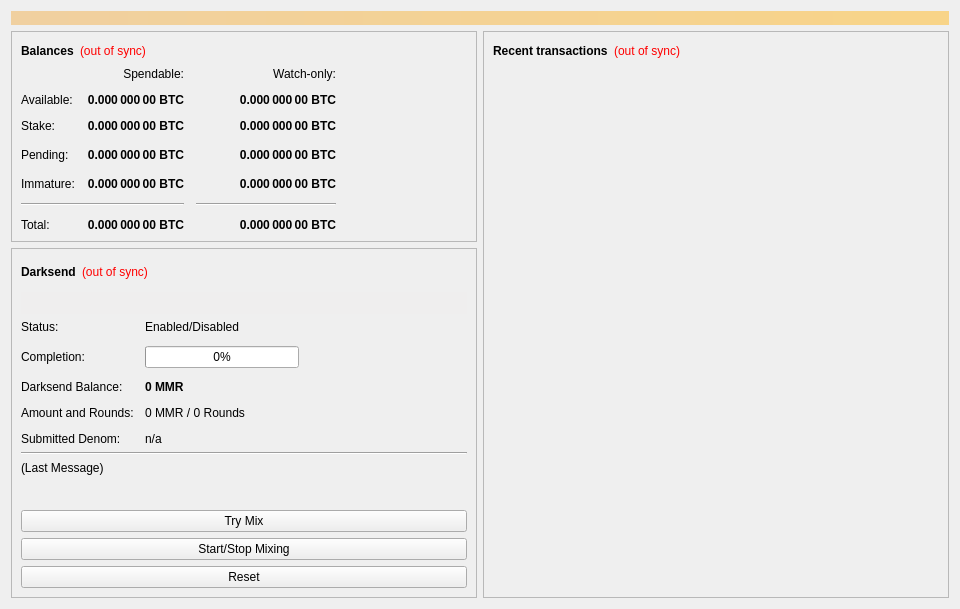
<?xml version="1.0" encoding="UTF-8"?>
<ui version="4.0">
 <class>OverviewPage</class>
 <widget class="QWidget" name="OverviewPage">
  <property name="geometry">
   <rect>
    <x>0</x>
    <y>0</y>
    <width>960</width>
    <height>594</height>
   </rect>
  </property>
  <property name="minimumSize">
   <size>
    <width>960</width>
    <height>0</height>
   </size>
  </property>
  <property name="windowTitle">
   <string>Form</string>
  </property>
  <layout class="QVBoxLayout" name="topLayout">
   <item>
    <widget class="QLabel" name="labelAlerts">
     <property name="visible">
      <bool>false</bool>
     </property>
     <property name="styleSheet">
      <string notr="true">background-color: qlineargradient(x1: 0, y1: 0, x2: 1, y2: 0, stop:0 #F0D0A0, stop:1 #F8D488); color:#000000;</string>
     </property>
     <property name="wordWrap">
      <bool>true</bool>
     </property>
     <property name="margin">
      <number>3</number>
     </property>
    </widget>
   </item>
   <item>
    <layout class="QHBoxLayout" name="horizontalLayout" stretch="1,1">
     <item>
      <layout class="QVBoxLayout" name="verticalLayout_2">
       <item>
        <widget class="QFrame" name="frame">
         <property name="frameShape">
          <enum>QFrame::StyledPanel</enum>
         </property>
         <property name="frameShadow">
          <enum>QFrame::Raised</enum>
         </property>
         <layout class="QVBoxLayout" name="verticalLayout_4">
          <item>
           <layout class="QHBoxLayout" name="horizontalLayout_4">
            <item>
             <widget class="QLabel" name="label_5">
              <property name="font">
               <font>
                <weight>75</weight>
                <bold>true</bold>
               </font>
              </property>
              <property name="text">
               <string>Balances</string>
              </property>
             </widget>
            </item>
            <item>
             <widget class="QLabel" name="labelWalletStatus">
              <property name="cursor">
               <cursorShape>WhatsThisCursor</cursorShape>
              </property>
              <property name="toolTip">
               <string>The displayed information may be out of date. Your wallet automatically synchronizes with the MMR network after a connection is established, but this process has not completed yet.</string>
              </property>
              <property name="styleSheet">
               <string notr="true">QLabel { color: red; }</string>
              </property>
              <property name="text">
               <string notr="true">(out of sync)</string>
              </property>
              <property name="alignment">
               <set>Qt::AlignLeading|Qt::AlignLeft|Qt::AlignVCenter</set>
              </property>
             </widget>
            </item>
            <item>
             <spacer name="horizontalSpacer_3">
              <property name="orientation">
               <enum>Qt::Horizontal</enum>
              </property>
              <property name="sizeHint" stdset="0">
               <size>
                <width>40</width>
                <height>20</height>
               </size>
              </property>
             </spacer>
            </item>
           </layout>
          </item>
          <item>
           <layout class="QGridLayout" name="gridLayout">
            <property name="spacing">
             <number>12</number>
            </property>
            <item row="3" column="2">
             <widget class="QLabel" name="labelWatchPending">
              <property name="font">
               <font>
                <weight>75</weight>
                <bold>true</bold>
               </font>
              </property>
              <property name="cursor">
               <cursorShape>IBeamCursor</cursorShape>
              </property>
              <property name="toolTip">
               <string>Unconfirmed transactions to watch-only addresses</string>
              </property>
              <property name="text">
               <string notr="true">0.000 000 00 BTC</string>
              </property>
              <property name="alignment">
               <set>Qt::AlignRight|Qt::AlignTrailing|Qt::AlignVCenter</set>
              </property>
              <property name="textInteractionFlags">
               <set>Qt::LinksAccessibleByMouse|Qt::TextSelectableByKeyboard|Qt::TextSelectableByMouse</set>
              </property>
             </widget>
            </item>
            <item row="3" column="1">
             <widget class="QLabel" name="labelUnconfirmed">
              <property name="font">
               <font>
                <weight>75</weight>
                <bold>true</bold>
               </font>
              </property>
              <property name="cursor">
               <cursorShape>IBeamCursor</cursorShape>
              </property>
              <property name="toolTip">
               <string>Total of transactions that have yet to be confirmed, and do not yet count toward the spendable balance</string>
              </property>
              <property name="text">
               <string notr="true">0.000 000 00 BTC</string>
              </property>
              <property name="alignment">
               <set>Qt::AlignRight|Qt::AlignTrailing|Qt::AlignVCenter</set>
              </property>
              <property name="textInteractionFlags">
               <set>Qt::LinksAccessibleByMouse|Qt::TextSelectableByKeyboard|Qt::TextSelectableByMouse</set>
              </property>
             </widget>
            </item>
            <item row="4" column="2">
             <widget class="QLabel" name="labelWatchImmature">
              <property name="font">
               <font>
                <weight>75</weight>
                <bold>true</bold>
               </font>
              </property>
              <property name="cursor">
               <cursorShape>IBeamCursor</cursorShape>
              </property>
              <property name="toolTip">
               <string>Mined balance in watch-only addresses that has not yet matured</string>
              </property>
              <property name="text">
               <string notr="true">0.000 000 00 BTC</string>
              </property>
              <property name="alignment">
               <set>Qt::AlignRight|Qt::AlignTrailing|Qt::AlignVCenter</set>
              </property>
              <property name="textInteractionFlags">
               <set>Qt::LinksAccessibleByMouse|Qt::TextSelectableByKeyboard|Qt::TextSelectableByMouse</set>
              </property>
             </widget>
            </item>
            <item row="5" column="0" colspan="2">
             <widget class="Line" name="lineSpendableBalance">
              <property name="orientation">
               <enum>Qt::Horizontal</enum>
              </property>
             </widget>
            </item>
            <item row="5" column="2">
             <widget class="Line" name="lineWatchBalance">
              <property name="sizePolicy">
               <sizepolicy hsizetype="Preferred" vsizetype="Fixed">
                <horstretch>0</horstretch>
                <verstretch>0</verstretch>
               </sizepolicy>
              </property>
              <property name="minimumSize">
               <size>
                <width>140</width>
                <height>0</height>
               </size>
              </property>
              <property name="orientation">
               <enum>Qt::Horizontal</enum>
              </property>
             </widget>
            </item>
            <item row="6" column="0">
             <widget class="QLabel" name="labelTotalText">
              <property name="text">
               <string>Total:</string>
              </property>
             </widget>
            </item>
            <item row="4" column="1">
             <widget class="QLabel" name="labelImmature">
              <property name="font">
               <font>
                <weight>75</weight>
                <bold>true</bold>
               </font>
              </property>
              <property name="cursor">
               <cursorShape>IBeamCursor</cursorShape>
              </property>
              <property name="toolTip">
               <string>Mined balance that has not yet matured</string>
              </property>
              <property name="text">
               <string notr="true">0.000 000 00 BTC</string>
              </property>
              <property name="alignment">
               <set>Qt::AlignRight|Qt::AlignTrailing|Qt::AlignVCenter</set>
              </property>
              <property name="textInteractionFlags">
               <set>Qt::LinksAccessibleByMouse|Qt::TextSelectableByKeyboard|Qt::TextSelectableByMouse</set>
              </property>
             </widget>
            </item>
            <item row="3" column="3">
             <spacer name="horizontalSpacer_2">
              <property name="orientation">
               <enum>Qt::Horizontal</enum>
              </property>
              <property name="sizeHint" stdset="0">
               <size>
                <width>40</width>
                <height>20</height>
               </size>
              </property>
             </spacer>
            </item>
            <item row="4" column="0">
             <widget class="QLabel" name="labelImmatureText">
              <property name="text">
               <string>Immature:</string>
              </property>
             </widget>
            </item>
            <item row="6" column="1">
             <widget class="QLabel" name="labelTotal">
              <property name="font">
               <font>
                <weight>75</weight>
                <bold>true</bold>
               </font>
              </property>
              <property name="cursor">
               <cursorShape>IBeamCursor</cursorShape>
              </property>
              <property name="toolTip">
               <string>Your current total balance</string>
              </property>
              <property name="text">
               <string notr="true">0.000 000 00 BTC</string>
              </property>
              <property name="alignment">
               <set>Qt::AlignRight|Qt::AlignTrailing|Qt::AlignVCenter</set>
              </property>
              <property name="textInteractionFlags">
               <set>Qt::LinksAccessibleByMouse|Qt::TextSelectableByKeyboard|Qt::TextSelectableByMouse</set>
              </property>
             </widget>
            </item>
            <item row="6" column="2">
             <widget class="QLabel" name="labelWatchTotal">
              <property name="font">
               <font>
                <weight>75</weight>
                <bold>true</bold>
               </font>
              </property>
              <property name="cursor">
               <cursorShape>IBeamCursor</cursorShape>
              </property>
              <property name="toolTip">
               <string>Current total balance in watch-only addresses</string>
              </property>
              <property name="text">
               <string notr="true">0.000 000 00 BTC</string>
              </property>
              <property name="alignment">
               <set>Qt::AlignRight|Qt::AlignTrailing|Qt::AlignVCenter</set>
              </property>
              <property name="textInteractionFlags">
               <set>Qt::LinksAccessibleByMouse|Qt::TextSelectableByKeyboard|Qt::TextSelectableByMouse</set>
              </property>
             </widget>
            </item>
            <item row="0" column="2">
             <widget class="QLabel" name="labelWatchonly">
              <property name="text">
               <string>Watch-only:</string>
              </property>
              <property name="alignment">
               <set>Qt::AlignRight|Qt::AlignTrailing|Qt::AlignVCenter</set>
              </property>
             </widget>
            </item>
            <item row="1" column="0">
             <widget class="QLabel" name="labelBalanceText">
              <property name="text">
               <string>Available:</string>
              </property>
             </widget>
            </item>
            <item row="1" column="1">
             <widget class="QLabel" name="labelBalance">
              <property name="font">
               <font>
                <weight>75</weight>
                <bold>true</bold>
               </font>
              </property>
              <property name="cursor">
               <cursorShape>IBeamCursor</cursorShape>
              </property>
              <property name="toolTip">
               <string>Your current spendable balance</string>
              </property>
              <property name="text">
               <string notr="true">0.000 000 00 BTC</string>
              </property>
              <property name="alignment">
               <set>Qt::AlignRight|Qt::AlignTrailing|Qt::AlignVCenter</set>
              </property>
              <property name="textInteractionFlags">
               <set>Qt::LinksAccessibleByMouse|Qt::TextSelectableByKeyboard|Qt::TextSelectableByMouse</set>
              </property>
             </widget>
            </item>
            <item row="2" column="0">
             <widget class="QLabel" name="label_10">
              <property name="text">
               <string>Stake:</string>
              </property>
             </widget>
            </item>
            <item row="2" column="1">
             <widget class="QLabel" name="labelStake">
              <property name="font">
               <font>
                <weight>75</weight>
                <bold>true</bold>
               </font>
              </property>
              <property name="cursor">
               <cursorShape>IBeamCursor</cursorShape>
              </property>
              <property name="toolTip">
               <string>Total of coins that was staked, and do not yet count toward the current balance</string>
              </property>
              <property name="text">
               <string notr="true">0.000 000 00 BTC</string>
              </property>
              <property name="alignment">
               <set>Qt::AlignRight|Qt::AlignTrailing|Qt::AlignVCenter</set>
              </property>
              <property name="textInteractionFlags">
               <set>Qt::LinksAccessibleByMouse|Qt::TextSelectableByKeyboard|Qt::TextSelectableByMouse</set>
              </property>
             </widget>
            </item>
            <item row="2" column="2">
             <widget class="QLabel" name="labelWatchStake">
              <property name="font">
               <font>
                <weight>75</weight>
                <bold>true</bold>
               </font>
              </property>
              <property name="cursor">
               <cursorShape>IBeamCursor</cursorShape>
              </property>
              <property name="toolTip">
               <string>Total of coins that was staked in watch-only addresses, and do not yet count toward the current watch-only balance</string>
              </property>
              <property name="text">
               <string notr="true">0.000 000 00 BTC</string>
              </property>
              <property name="alignment">
               <set>Qt::AlignRight|Qt::AlignTrailing|Qt::AlignVCenter</set>
              </property>
              <property name="textInteractionFlags">
               <set>Qt::LinksAccessibleByMouse|Qt::TextSelectableByKeyboard|Qt::TextSelectableByMouse</set>
              </property>
             </widget>
            </item>
            <item row="1" column="2">
             <widget class="QLabel" name="labelWatchAvailable">
              <property name="font">
               <font>
                <weight>75</weight>
                <bold>true</bold>
               </font>
              </property>
              <property name="cursor">
               <cursorShape>IBeamCursor</cursorShape>
              </property>
              <property name="toolTip">
               <string>Your current balance in watch-only addresses</string>
              </property>
              <property name="text">
               <string notr="true">0.000 000 00 BTC</string>
              </property>
              <property name="alignment">
               <set>Qt::AlignRight|Qt::AlignTrailing|Qt::AlignVCenter</set>
              </property>
              <property name="textInteractionFlags">
               <set>Qt::LinksAccessibleByMouse|Qt::TextSelectableByKeyboard|Qt::TextSelectableByMouse</set>
              </property>
             </widget>
            </item>
            <item row="3" column="0">
             <widget class="QLabel" name="labelPendingText">
              <property name="text">
               <string>Pending:</string>
              </property>
             </widget>
            </item>
            <item row="0" column="1">
             <widget class="QLabel" name="labelSpendable">
              <property name="text">
               <string>Spendable:</string>
              </property>
              <property name="alignment">
               <set>Qt::AlignRight|Qt::AlignTrailing|Qt::AlignVCenter</set>
              </property>
             </widget>
            </item>
           </layout>
          </item>
         </layout>
        </widget>
       </item>
       <item>
        <widget class="QFrame" name="frameDarksend">
         <property name="sizePolicy">
          <sizepolicy hsizetype="Expanding" vsizetype="Expanding">
           <horstretch>0</horstretch>
           <verstretch>0</verstretch>
          </sizepolicy>
         </property>
         <property name="minimumSize">
          <size>
           <width>0</width>
           <height>350</height>
          </size>
         </property>
         <property name="layoutDirection">
          <enum>Qt::LeftToRight</enum>
         </property>
         <property name="frameShape">
          <enum>QFrame::StyledPanel</enum>
         </property>
         <property name="frameShadow">
          <enum>QFrame::Raised</enum>
         </property>
         <layout class="QVBoxLayout" name="verticalLayout_5">
          <item>
           <layout class="QHBoxLayout" name="horizontalLayout_5">
            <item>
             <widget class="QLabel" name="label_2">
              <property name="font">
               <font>
                <weight>75</weight>
                <bold>true</bold>
               </font>
              </property>
              <property name="text">
               <string>Darksend</string>
              </property>
             </widget>
            </item>
            <item>
             <widget class="QLabel" name="labelDarksendSyncStatus">
              <property name="toolTip">
               <string>The displayed information may be out of date. Your wallet automatically synchronizes with the MMR network after a connection is established, but this process has not completed yet.</string>
              </property>
              <property name="styleSheet">
               <string notr="true">QLabel { color: red; }</string>
              </property>
              <property name="text">
               <string notr="true">(out of sync)</string>
              </property>
              <property name="alignment">
               <set>Qt::AlignLeading|Qt::AlignLeft|Qt::AlignVCenter</set>
              </property>
             </widget>
            </item>
            <item>
             <spacer name="horizontalSpacer_4">
              <property name="orientation">
               <enum>Qt::Horizontal</enum>
              </property>
              <property name="sizeHint" stdset="0">
               <size>
                <width>40</width>
                <height>20</height>
               </size>
              </property>
             </spacer>
            </item>
           </layout>
          </item>
          <item>
           <widget class="QPushButton" name="runAutoDenom">
            <property name="palette">
             <palette>
              <active>
               <colorrole role="WindowText">
                <brush brushstyle="SolidPattern">
                 <color alpha="255">
                  <red>0</red>
                  <green>0</green>
                  <blue>0</blue>
                 </color>
                </brush>
               </colorrole>
               <colorrole role="Button">
                <brush brushstyle="SolidPattern">
                 <color alpha="255">
                  <red>239</red>
                  <green>238</green>
                  <blue>238</blue>
                 </color>
                </brush>
               </colorrole>
               <colorrole role="Light">
                <brush brushstyle="SolidPattern">
                 <color alpha="255">
                  <red>255</red>
                  <green>255</green>
                  <blue>255</blue>
                 </color>
                </brush>
               </colorrole>
               <colorrole role="Midlight">
                <brush brushstyle="SolidPattern">
                 <color alpha="255">
                  <red>247</red>
                  <green>246</green>
                  <blue>246</blue>
                 </color>
                </brush>
               </colorrole>
               <colorrole role="Dark">
                <brush brushstyle="SolidPattern">
                 <color alpha="255">
                  <red>119</red>
                  <green>119</green>
                  <blue>119</blue>
                 </color>
                </brush>
               </colorrole>
               <colorrole role="Mid">
                <brush brushstyle="SolidPattern">
                 <color alpha="255">
                  <red>159</red>
                  <green>159</green>
                  <blue>159</blue>
                 </color>
                </brush>
               </colorrole>
               <colorrole role="Text">
                <brush brushstyle="SolidPattern">
                 <color alpha="255">
                  <red>0</red>
                  <green>0</green>
                  <blue>0</blue>
                 </color>
                </brush>
               </colorrole>
               <colorrole role="BrightText">
                <brush brushstyle="SolidPattern">
                 <color alpha="255">
                  <red>255</red>
                  <green>255</green>
                  <blue>255</blue>
                 </color>
                </brush>
               </colorrole>
               <colorrole role="ButtonText">
                <brush brushstyle="SolidPattern">
                 <color alpha="255">
                  <red>0</red>
                  <green>0</green>
                  <blue>0</blue>
                 </color>
                </brush>
               </colorrole>
               <colorrole role="Base">
                <brush brushstyle="SolidPattern">
                 <color alpha="255">
                  <red>255</red>
                  <green>255</green>
                  <blue>255</blue>
                 </color>
                </brush>
               </colorrole>
               <colorrole role="Window">
                <brush brushstyle="SolidPattern">
                 <color alpha="255">
                  <red>239</red>
                  <green>238</green>
                  <blue>238</blue>
                 </color>
                </brush>
               </colorrole>
               <colorrole role="Shadow">
                <brush brushstyle="SolidPattern">
                 <color alpha="255">
                  <red>0</red>
                  <green>0</green>
                  <blue>0</blue>
                 </color>
                </brush>
               </colorrole>
               <colorrole role="AlternateBase">
                <brush brushstyle="SolidPattern">
                 <color alpha="255">
                  <red>247</red>
                  <green>246</green>
                  <blue>246</blue>
                 </color>
                </brush>
               </colorrole>
               <colorrole role="ToolTipBase">
                <brush brushstyle="SolidPattern">
                 <color alpha="255">
                  <red>255</red>
                  <green>255</green>
                  <blue>220</blue>
                 </color>
                </brush>
               </colorrole>
               <colorrole role="ToolTipText">
                <brush brushstyle="SolidPattern">
                 <color alpha="255">
                  <red>0</red>
                  <green>0</green>
                  <blue>0</blue>
                 </color>
                </brush>
               </colorrole>
              </active>
              <inactive>
               <colorrole role="WindowText">
                <brush brushstyle="SolidPattern">
                 <color alpha="255">
                  <red>0</red>
                  <green>0</green>
                  <blue>0</blue>
                 </color>
                </brush>
               </colorrole>
               <colorrole role="Button">
                <brush brushstyle="SolidPattern">
                 <color alpha="255">
                  <red>239</red>
                  <green>238</green>
                  <blue>238</blue>
                 </color>
                </brush>
               </colorrole>
               <colorrole role="Light">
                <brush brushstyle="SolidPattern">
                 <color alpha="255">
                  <red>255</red>
                  <green>255</green>
                  <blue>255</blue>
                 </color>
                </brush>
               </colorrole>
               <colorrole role="Midlight">
                <brush brushstyle="SolidPattern">
                 <color alpha="255">
                  <red>247</red>
                  <green>246</green>
                  <blue>246</blue>
                 </color>
                </brush>
               </colorrole>
               <colorrole role="Dark">
                <brush brushstyle="SolidPattern">
                 <color alpha="255">
                  <red>119</red>
                  <green>119</green>
                  <blue>119</blue>
                 </color>
                </brush>
               </colorrole>
               <colorrole role="Mid">
                <brush brushstyle="SolidPattern">
                 <color alpha="255">
                  <red>159</red>
                  <green>159</green>
                  <blue>159</blue>
                 </color>
                </brush>
               </colorrole>
               <colorrole role="Text">
                <brush brushstyle="SolidPattern">
                 <color alpha="255">
                  <red>0</red>
                  <green>0</green>
                  <blue>0</blue>
                 </color>
                </brush>
               </colorrole>
               <colorrole role="BrightText">
                <brush brushstyle="SolidPattern">
                 <color alpha="255">
                  <red>255</red>
                  <green>255</green>
                  <blue>255</blue>
                 </color>
                </brush>
               </colorrole>
               <colorrole role="ButtonText">
                <brush brushstyle="SolidPattern">
                 <color alpha="255">
                  <red>0</red>
                  <green>0</green>
                  <blue>0</blue>
                 </color>
                </brush>
               </colorrole>
               <colorrole role="Base">
                <brush brushstyle="SolidPattern">
                 <color alpha="255">
                  <red>255</red>
                  <green>255</green>
                  <blue>255</blue>
                 </color>
                </brush>
               </colorrole>
               <colorrole role="Window">
                <brush brushstyle="SolidPattern">
                 <color alpha="255">
                  <red>239</red>
                  <green>238</green>
                  <blue>238</blue>
                 </color>
                </brush>
               </colorrole>
               <colorrole role="Shadow">
                <brush brushstyle="SolidPattern">
                 <color alpha="255">
                  <red>0</red>
                  <green>0</green>
                  <blue>0</blue>
                 </color>
                </brush>
               </colorrole>
               <colorrole role="AlternateBase">
                <brush brushstyle="SolidPattern">
                 <color alpha="255">
                  <red>247</red>
                  <green>246</green>
                  <blue>246</blue>
                 </color>
                </brush>
               </colorrole>
               <colorrole role="ToolTipBase">
                <brush brushstyle="SolidPattern">
                 <color alpha="255">
                  <red>255</red>
                  <green>255</green>
                  <blue>220</blue>
                 </color>
                </brush>
               </colorrole>
               <colorrole role="ToolTipText">
                <brush brushstyle="SolidPattern">
                 <color alpha="255">
                  <red>0</red>
                  <green>0</green>
                  <blue>0</blue>
                 </color>
                </brush>
               </colorrole>
              </inactive>
              <disabled>
               <colorrole role="WindowText">
                <brush brushstyle="SolidPattern">
                 <color alpha="255">
                  <red>119</red>
                  <green>119</green>
                  <blue>119</blue>
                 </color>
                </brush>
               </colorrole>
               <colorrole role="Button">
                <brush brushstyle="SolidPattern">
                 <color alpha="255">
                  <red>239</red>
                  <green>238</green>
                  <blue>238</blue>
                 </color>
                </brush>
               </colorrole>
               <colorrole role="Light">
                <brush brushstyle="SolidPattern">
                 <color alpha="255">
                  <red>255</red>
                  <green>255</green>
                  <blue>255</blue>
                 </color>
                </brush>
               </colorrole>
               <colorrole role="Midlight">
                <brush brushstyle="SolidPattern">
                 <color alpha="255">
                  <red>247</red>
                  <green>246</green>
                  <blue>246</blue>
                 </color>
                </brush>
               </colorrole>
               <colorrole role="Dark">
                <brush brushstyle="SolidPattern">
                 <color alpha="255">
                  <red>119</red>
                  <green>119</green>
                  <blue>119</blue>
                 </color>
                </brush>
               </colorrole>
               <colorrole role="Mid">
                <brush brushstyle="SolidPattern">
                 <color alpha="255">
                  <red>159</red>
                  <green>159</green>
                  <blue>159</blue>
                 </color>
                </brush>
               </colorrole>
               <colorrole role="Text">
                <brush brushstyle="SolidPattern">
                 <color alpha="255">
                  <red>119</red>
                  <green>119</green>
                  <blue>119</blue>
                 </color>
                </brush>
               </colorrole>
               <colorrole role="BrightText">
                <brush brushstyle="SolidPattern">
                 <color alpha="255">
                  <red>255</red>
                  <green>255</green>
                  <blue>255</blue>
                 </color>
                </brush>
               </colorrole>
               <colorrole role="ButtonText">
                <brush brushstyle="SolidPattern">
                 <color alpha="255">
                  <red>119</red>
                  <green>119</green>
                  <blue>119</blue>
                 </color>
                </brush>
               </colorrole>
               <colorrole role="Base">
                <brush brushstyle="SolidPattern">
                 <color alpha="255">
                  <red>239</red>
                  <green>238</green>
                  <blue>238</blue>
                 </color>
                </brush>
               </colorrole>
               <colorrole role="Window">
                <brush brushstyle="SolidPattern">
                 <color alpha="255">
                  <red>239</red>
                  <green>238</green>
                  <blue>238</blue>
                 </color>
                </brush>
               </colorrole>
               <colorrole role="Shadow">
                <brush brushstyle="SolidPattern">
                 <color alpha="255">
                  <red>0</red>
                  <green>0</green>
                  <blue>0</blue>
                 </color>
                </brush>
               </colorrole>
               <colorrole role="AlternateBase">
                <brush brushstyle="SolidPattern">
                 <color alpha="255">
                  <red>239</red>
                  <green>238</green>
                  <blue>238</blue>
                 </color>
                </brush>
               </colorrole>
               <colorrole role="ToolTipBase">
                <brush brushstyle="SolidPattern">
                 <color alpha="255">
                  <red>255</red>
                  <green>255</green>
                  <blue>220</blue>
                 </color>
                </brush>
               </colorrole>
               <colorrole role="ToolTipText">
                <brush brushstyle="SolidPattern">
                 <color alpha="255">
                  <red>0</red>
                  <green>0</green>
                  <blue>0</blue>
                 </color>
                </brush>
               </colorrole>
              </disabled>
             </palette>
            </property>
            <property name="focusPolicy">
             <enum>Qt::NoFocus</enum>
            </property>
            <property name="autoFillBackground">
             <bool>true</bool>
            </property>
            <property name="text">
             <string/>
            </property>
            <property name="flat">
             <bool>true</bool>
            </property>
           </widget>
          </item>
          <item>
           <layout class="QFormLayout" name="formLayout">
            <property name="fieldGrowthPolicy">
             <enum>QFormLayout::AllNonFixedFieldsGrow</enum>
            </property>
            <property name="horizontalSpacing">
             <number>11</number>
            </property>
            <property name="verticalSpacing">
             <number>12</number>
            </property>
            <item row="0" column="0">
             <widget class="QLabel" name="label_6">
              <property name="text">
               <string>Status:</string>
              </property>
             </widget>
            </item>
            <item row="1" column="0">
             <widget class="QLabel" name="label_7">
              <property name="text">
               <string>Completion:</string>
              </property>
             </widget>
            </item>
            <item row="1" column="1">
             <widget class="QProgressBar" name="darksendProgress">
              <property name="maximumSize">
               <size>
                <width>154</width>
                <height>16777215</height>
               </size>
              </property>
              <property name="value">
               <number>0</number>
              </property>
             </widget>
            </item>
            <item row="3" column="0">
             <widget class="QLabel" name="labelAnonymizedText">
              <property name="text">
               <string>Darksend Balance:</string>
              </property>
             </widget>
            </item>
            <item row="3" column="1">
             <widget class="QLabel" name="labelAnonymized">
              <property name="font">
               <font>
                <weight>75</weight>
                <bold>true</bold>
               </font>
              </property>
              <property name="text">
               <string notr="true">0 MMR</string>
              </property>
             </widget>
            </item>
            <item row="4" column="0">
             <widget class="QLabel" name="label_8">
              <property name="text">
               <string>Amount and Rounds:</string>
              </property>
             </widget>
            </item>
            <item row="4" column="1">
             <widget class="QLabel" name="labelAmountRounds">
              <property name="text">
               <string>0 MMR / 0 Rounds</string>
              </property>
             </widget>
            </item>
            <item row="5" column="0">
             <widget class="QLabel" name="label_9">
              <property name="text">
               <string>Submitted Denom:</string>
              </property>
             </widget>
            </item>
            <item row="5" column="1">
             <widget class="QLabel" name="labelSubmittedDenom">
              <property name="toolTip">
               <string>The denominations you submitted to the Masternode.&lt;br&gt;To mix, other users must submit the exact same denominations.</string>
              </property>
              <property name="text">
               <string>n/a</string>
              </property>
             </widget>
            </item>
            <item row="0" column="1">
             <widget class="QLabel" name="darksendEnabled">
              <property name="text">
               <string>Enabled/Disabled</string>
              </property>
             </widget>
            </item>
           </layout>
          </item>
          <item>
           <widget class="Line" name="lineLastMessage">
            <property name="orientation">
             <enum>Qt::Horizontal</enum>
            </property>
           </widget>
          </item>
          <item>
           <widget class="QLabel" name="darksendStatus">
            <property name="minimumSize">
             <size>
              <width>288</width>
              <height>43</height>
             </size>
            </property>
            <property name="text">
             <string>(Last Message)</string>
            </property>
            <property name="alignment">
             <set>Qt::AlignLeading|Qt::AlignLeft|Qt::AlignTop</set>
            </property>
            <property name="wordWrap">
             <bool>true</bool>
            </property>
           </widget>
          </item>
          <item>
           <widget class="QPushButton" name="darksendAuto">
            <property name="sizePolicy">
             <sizepolicy hsizetype="MinimumExpanding" vsizetype="Fixed">
              <horstretch>0</horstretch>
              <verstretch>0</verstretch>
             </sizepolicy>
            </property>
            <property name="toolTip">
             <string>Try to manually submit a Darksend request.</string>
            </property>
            <property name="text">
             <string>Try Mix</string>
            </property>
           </widget>
          </item>
          <item>
           <widget class="QPushButton" name="toggleDarksend">
            <property name="sizePolicy">
             <sizepolicy hsizetype="MinimumExpanding" vsizetype="Fixed">
              <horstretch>0</horstretch>
              <verstretch>0</verstretch>
             </sizepolicy>
            </property>
            <property name="text">
             <string>Start/Stop Mixing</string>
            </property>
           </widget>
          </item>
          <item>
           <widget class="QPushButton" name="darksendReset">
            <property name="sizePolicy">
             <sizepolicy hsizetype="MinimumExpanding" vsizetype="Fixed">
              <horstretch>0</horstretch>
              <verstretch>0</verstretch>
             </sizepolicy>
            </property>
            <property name="toolTip">
             <string>Reset the current status of Darksend (can interrupt Darksend if it's in the process of Mixing, which can cost you money!)</string>
            </property>
            <property name="autoFillBackground">
             <bool>false</bool>
            </property>
            <property name="text">
             <string>Reset</string>
            </property>
           </widget>
          </item>
         </layout>
        </widget>
       </item>
       <item>
        <spacer name="verticalSpacer">
         <property name="orientation">
          <enum>Qt::Vertical</enum>
         </property>
         <property name="sizeHint" stdset="0">
          <size>
           <width>20</width>
           <height>40</height>
          </size>
         </property>
        </spacer>
       </item>
      </layout>
     </item>
     <item>
      <layout class="QVBoxLayout" name="verticalLayout_3">
       <item>
        <widget class="QFrame" name="frame_2">
         <property name="frameShape">
          <enum>QFrame::StyledPanel</enum>
         </property>
         <property name="frameShadow">
          <enum>QFrame::Raised</enum>
         </property>
         <layout class="QVBoxLayout" name="verticalLayout">
          <item>
           <layout class="QHBoxLayout" name="horizontalLayout_2">
            <item>
             <widget class="QLabel" name="label_4">
              <property name="font">
               <font>
                <weight>75</weight>
                <bold>true</bold>
               </font>
              </property>
              <property name="text">
               <string>Recent transactions</string>
              </property>
             </widget>
            </item>
            <item>
             <widget class="QLabel" name="labelTransactionsStatus">
              <property name="cursor">
               <cursorShape>WhatsThisCursor</cursorShape>
              </property>
              <property name="toolTip">
               <string>The displayed information may be out of date. Your wallet automatically synchronizes with the MMR network after a connection is established, but this process has not completed yet.</string>
              </property>
              <property name="styleSheet">
               <string notr="true">QLabel { color: red; }</string>
              </property>
              <property name="text">
               <string notr="true">(out of sync)</string>
              </property>
              <property name="alignment">
               <set>Qt::AlignRight|Qt::AlignTrailing|Qt::AlignVCenter</set>
              </property>
             </widget>
            </item>
            <item>
             <spacer name="horizontalSpacer">
              <property name="orientation">
               <enum>Qt::Horizontal</enum>
              </property>
              <property name="sizeHint" stdset="0">
               <size>
                <width>40</width>
                <height>20</height>
               </size>
              </property>
             </spacer>
            </item>
           </layout>
          </item>
          <item>
           <widget class="QListView" name="listTransactions">
            <property name="styleSheet">
             <string notr="true">QListView { background: transparent; }</string>
            </property>
            <property name="frameShape">
             <enum>QFrame::NoFrame</enum>
            </property>
            <property name="verticalScrollBarPolicy">
             <enum>Qt::ScrollBarAlwaysOff</enum>
            </property>
            <property name="horizontalScrollBarPolicy">
             <enum>Qt::ScrollBarAlwaysOff</enum>
            </property>
            <property name="selectionMode">
             <enum>QAbstractItemView::NoSelection</enum>
            </property>
           </widget>
          </item>
         </layout>
        </widget>
       </item>
      </layout>
     </item>
    </layout>
   </item>
  </layout>
 </widget>
 <resources/>
 <connections/>
</ui>
